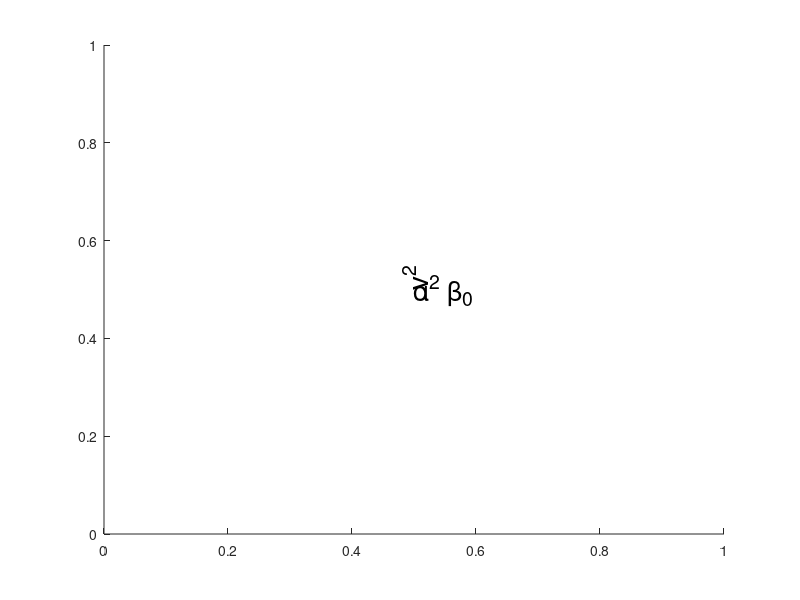

This chart was generated by the following MATLAB code: (Note: this script raises an error after producing the figure.)
%=============================================================================
% Copyright (c) 2016-present Allan CORNET (Nelson)
%=============================================================================
% This file is part of Nelson.
%=============================================================================
% LICENCE_BLOCK_BEGIN
% SPDX-License-Identifier: LGPL-3.0-or-later
% LICENCE_BLOCK_END
%=============================================================================
% <--ADV-CLI MODE-->
%=============================================================================
% Non-regression tests for true super/subscript positioning of the TeX
% interpreter (raised / lowered runs at a smaller font), verified through the
% text Extent so no browser or reference image is required.
%=============================================================================
% Greek symbols combined with scripts still resolve, and a rotated label
% (as used for a y-axis label) lays out without error.
f = figure();
tgreek = text(0.5, 0.5, '\alpha^2 \beta_0', 'Interpreter', 'tex', 'FontSize', 20);
trot = text(0.5, 0.5, 'v^2', 'Interpreter', 'tex', 'FontSize', 20, 'Rotation', 90);
drawnow();
asserts.istrue(tgreek.Extent(3) > 0);
asserts.istrue(trot.Extent(4) > 0);
close(f);
%=============================================================================
